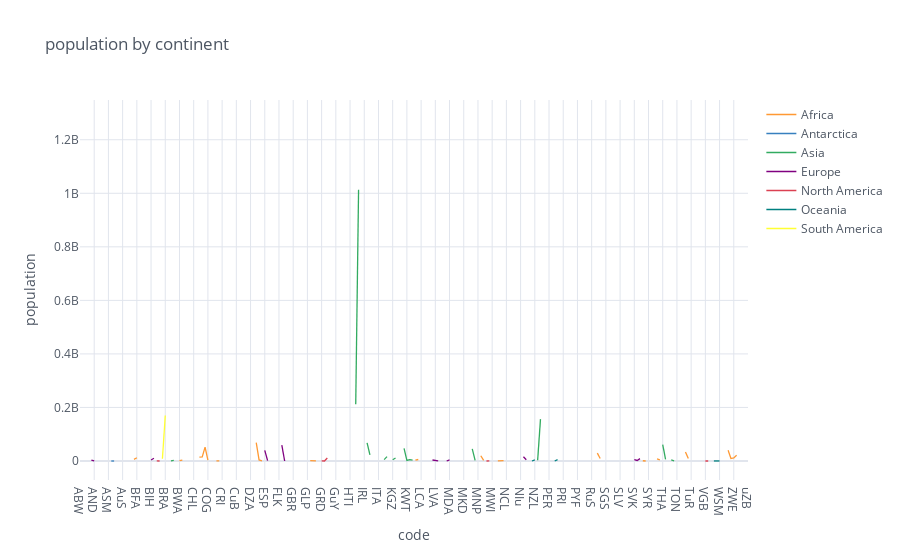

Notebook code for this chart:
### Code cell
#Lineplot o grafico lineal
Data_res1.iplot(kind='line', xTitle='code', yTitle='population', title='population by continent')

### Figure 1 — Plotly figure (JSON) as saved in the notebook; plotly's stock layout.template omitted (floating-point values rounded to 4 significant figures; data arrays with more than 128 entries replaced by an {"elided": "..."} marker saying what was removed)
{"data": [{"line": {"color": "rgba(255, 153, 51, 1.0)", "dash": "solid", "shape": "linear", "width": 1.3}, "mode": "lines", "name": "Africa", "text": "", "type": "scatter", "x": {"elided": "236 str values"}, "y": {"elided": "236 mixed values"}}, {"line": {"color": "rgba(55, 128, 191, 1.0)", "dash": "solid", "shape": "linear", "width": 1.3}, "mode": "lines", "name": "Antarctica", "text": "", "type": "scatter", "x": {"elided": "236 str values"}, "y": {"elided": "236 mixed values"}}, {"line": {"color": "rgba(50, 171, 96, 1.0)", "dash": "solid", "shape": "linear", "width": 1.3}, "mode": "lines", "name": "Asia", "text": "", "type": "scatter", "x": {"elided": "236 str values"}, "y": {"elided": "236 mixed values"}}, {"line": {"color": "rgba(128, 0, 128, 1.0)", "dash": "solid", "shape": "linear", "width": 1.3}, "mode": "lines", "name": "Europe", "text": "", "type": "scatter", "x": {"elided": "236 str values"}, "y": {"elided": "236 mixed values"}}, {"line": {"color": "rgba(219, 64, 82, 1.0)", "dash": "solid", "shape": "linear", "width": 1.3}, "mode": "lines", "name": "North America", "text": "", "type": "scatter", "x": {"elided": "236 str values"}, "y": {"elided": "236 mixed values"}}, {"line": {"color": "rgba(0, 128, 128, 1.0)", "dash": "solid", "shape": "linear", "width": 1.3}, "mode": "lines", "name": "Oceania", "text": "", "type": "scatter", "x": {"elided": "236 str values"}, "y": {"elided": "236 mixed values"}}, {"line": {"color": "rgba(255, 255, 51, 1.0)", "dash": "solid", "shape": "linear", "width": 1.3}, "mode": "lines", "name": "South America", "text": "", "type": "scatter", "x": {"elided": "236 str values"}, "y": {"elided": "236 mixed values"}}], "layout": {"legend": {"bgcolor": "#FFFFFF", "font": {"color": "#4D5663"}}, "paper_bgcolor": "#FFFFFF", "plot_bgcolor": "#FFFFFF", "title": {"font": {"color": "#4D5663"}, "text": "population by continent"}, "xaxis": {"gridcolor": "#E1E5ED", "showgrid": true, "tickfont": {"color": "#4D5663"}, "title": {"font": {"color": "#4D5663"}, "text": "code"}, "zerolinecolor": "#E1E5ED"}, "yaxis": {"gridcolor": "#E1E5ED", "showgrid": true, "tickfont": {"color": "#4D5663"}, "title": {"font": {"color": "#4D5663"}, "text": "population"}, "zerolinecolor": "#E1E5ED"}}}
